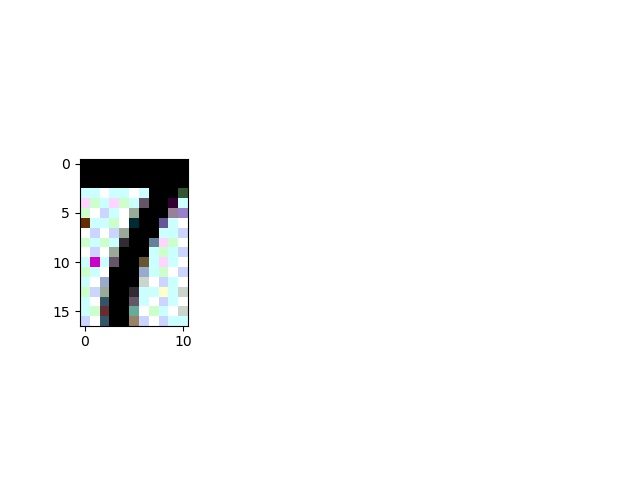
#> input picture prediction/82.jpg, 640 x 480 px, given as the content of the folder ./2/, which was not available
$ python open_cv.py   (older library calls are emulated)
#> lines starting #> are read from the running program, lines starting #| are printed output that depends on the picture; after the words box and inside, x2 and y2 are one past the last pixel; in counts of white or black regions, pixels touching at a corner belong together; pictures that were not available may be replaced by others from this repository, and a replacement may not be noted
import os
import PIL
import numpy
import matplotlib.pyplot as plt
from sklearn.neural_network import MLPClassifier
from sklearn.preprocessing import StandardScaler

digits = []
labels = []
basewidth = 50
fig = plt.figure(figsize=(20, 20))
cnt = 0
fig.subplots_adjust(left=0, right=1, bottom=0, top=1, hspace=0.05, wspace=0.05)
for i in range(2, 10):
    for img in os.listdir('./{}/'.format(i)):
        pil_image = PIL.Image.open(
            './{}/{}'.format(i, img)).convert('1')
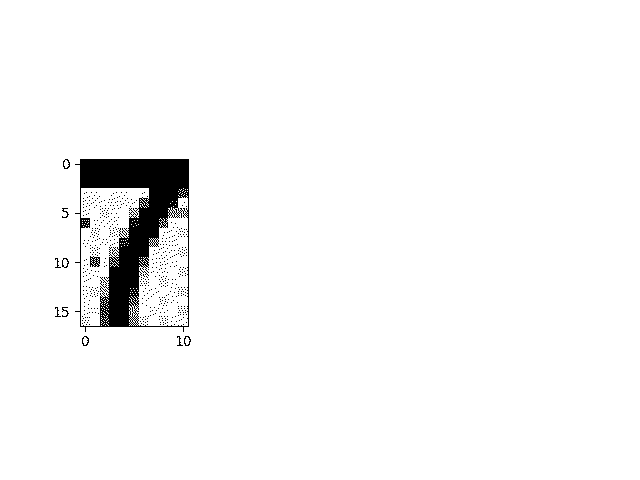
#> pil_image: PIL image 640x480 1; 97% white; 564 black regions (553 under 20 px), largest, box (x1, y1, x2, y2) and area: (75, 159, 189, 332) 8351, (90, 256, 100, 267) 73, (63, 159, 70, 169) 30

        wpercent = (basewidth/float(pil_image.size[0]))
#> wpercent = 0.0781
        hsize = int((float(pil_image.size[1])*float(wpercent)))
#> hsize = 37
        img = pil_image.resize((basewidth, hsize), PIL.Image.ANTIALIAS)
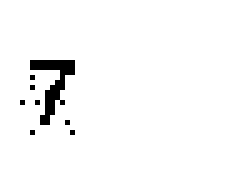
#> img: PIL image 50x37 1 (shown 5 times larger); 97.2% white; black in thin lines or dots, all inside (x1, y1, x2, y2) = (4, 12, 15, 27)

        ax = fig.add_subplot(10, 16, cnt+1, xticks=[], yticks=[])
        ax.imshow(img, cmap=plt.cm.binary, interpolation='nearest')

        ax.text(2, 9, str(i), color="red", fontsize=20)

        cnt = cnt + 1
        digits.append([pixel for pixel in iter(img.getdata())])
        labels.append(i)
#> pass 2 of the loop `for i in range(2, 10):`:
#> pass 3 of the loop `for i in range(2, 10):`:
#> the loop made 8 passes; the first 3 are shown

digit_ary = numpy.array(digits)
print(digit_ary.shape)
#| (8, 1850)
scaler = StandardScaler()
scaler.fit(digit_ary)
x_scaled = scaler.transform(digit_ary)


mlp = MLPClassifier(hidden_layer_sizes=(30, 30, 30),
                    activation='logistic', max_iter=3000)
print(mlp.fit(x_scaled, labels))

predicted = mlp.predict(x_scaled)
print(predicted)
target = numpy.array(labels)
print(predicted == target)

# 預測

data = []
basewidth = 50
fig = plt.figure(figsize=(20, 20))
cnt = 0
fig.subplots_adjust(left=0, right=1, bottom=0, top=1, hspace=0.05, wspace=0.05)
for idx, img in enumerate(os.listdir('./prediction/')):
    pil_image = PIL.Image.open(
        './prediction/{}'.format(img)).convert('1')

    wpercent = (basewidth/float(pil_image.size[0]))
    hsize = int((float(pil_image.size[1])*float(wpercent)))
    img = pil_image.resize((basewidth, hsize), PIL.Image.ANTIALIAS)
    data.append([pixel for pixel in iter(img.getdata())])
#> pass 2 of the loop `for idx, img in enumerate(os.listdir('./prediction/')):`:
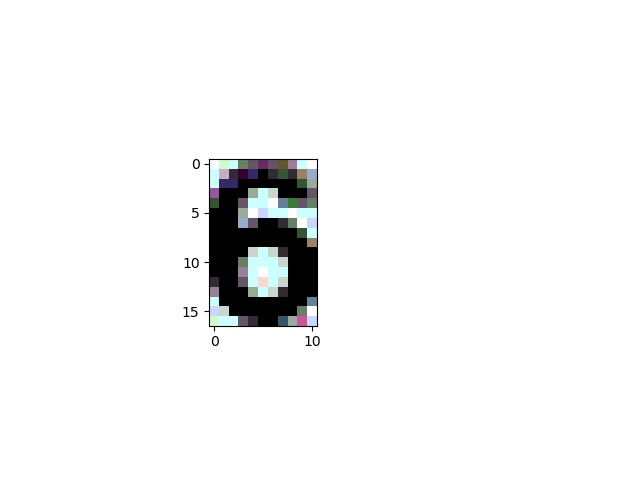
#> input picture prediction/83.jpg, 640 x 480 px
#> `pil_image = PIL.Image.open( './prediction/{}'.format(img)).convert('1')`:
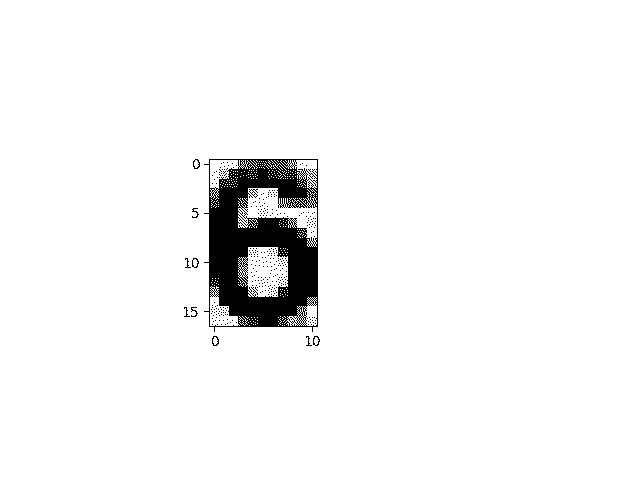
#> pil_image: PIL image 640x480 1; 95.9% white; 326 black regions (315 under 20 px), largest, box (x1, y1, x2, y2) and area: (204, 159, 318, 332) 11949, (212, 336, 219, 346) 31, (193, 159, 200, 169) 30
#> `img = pil_image.resize((basewidth, hsize), PIL.Image.ANTIALIAS)`:
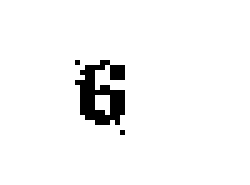
#> img: PIL image 50x37 1 (shown 5 times larger); 95.8% white; black in thin lines or dots, all inside (x1, y1, x2, y2) = (15, 12, 25, 27)
#> pass 3 of the loop `for idx, img in enumerate(os.listdir('./prediction/')):`:
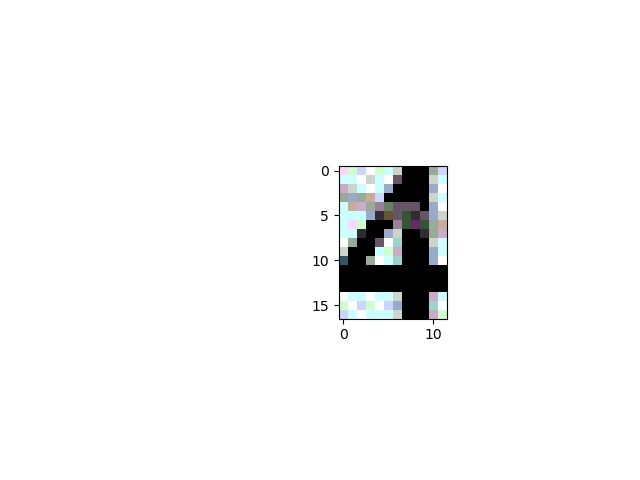
#> input picture prediction/84.jpg, 640 x 480 px
#> `pil_image = PIL.Image.open( './prediction/{}'.format(img)).convert('1')`:
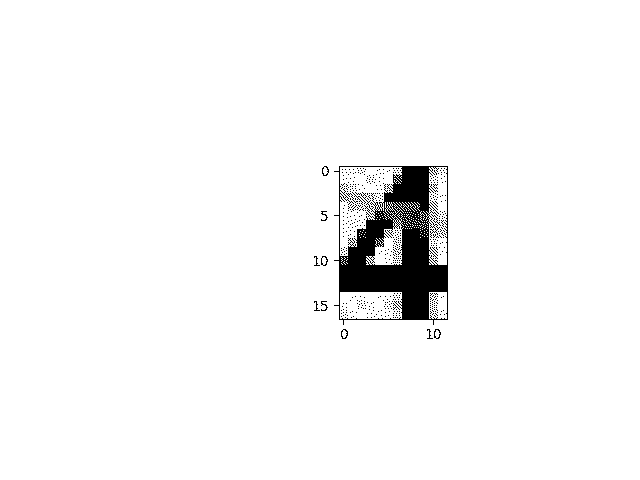
#> pil_image: PIL image 640x480 1; 96.8% white; 494 black regions (482 under 20 px), largest, box (x1, y1, x2, y2) and area: (334, 166, 448, 325) 8860, (341, 329, 348, 339) 30, (434, 329, 441, 339) 30
#> `img = pil_image.resize((basewidth, hsize), PIL.Image.ANTIALIAS)`:
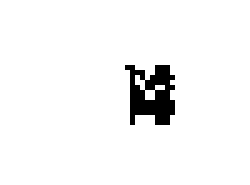
#> img: PIL image 50x37 1 (shown 5 times larger); 95.8% white; 1 black region, box (x1, y1, x2, y2) and area: (25, 13, 35, 25) 77
#> the loop made 4 passes; the first 3 are shown


scaler = StandardScaler()
scaler.fit(data)
data_scaled = scaler.transform(data)
print(mlp.predict(data_scaled))
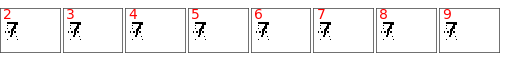
#> figure drawn by matplotlib, 8 panels
